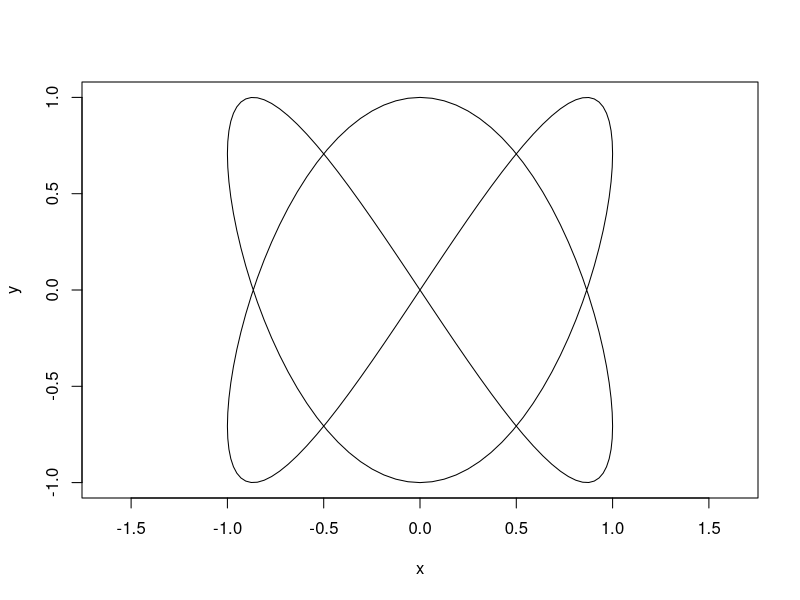
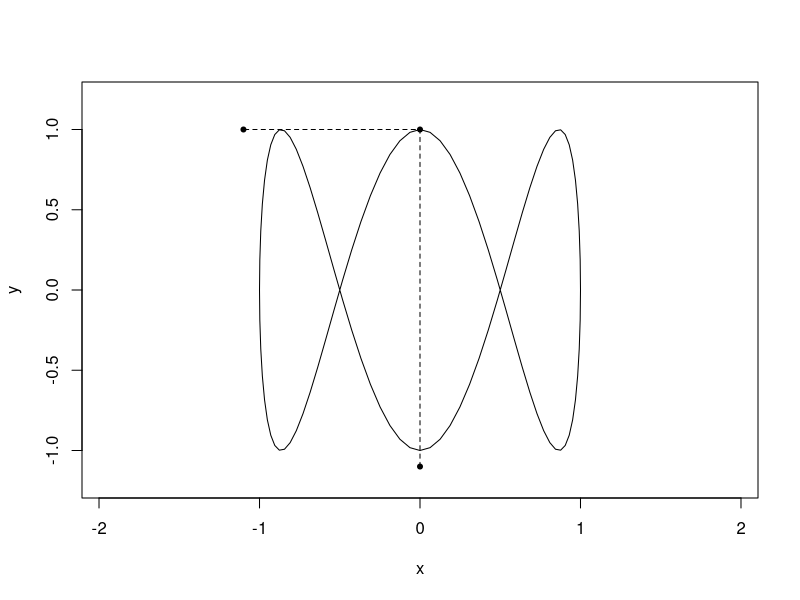
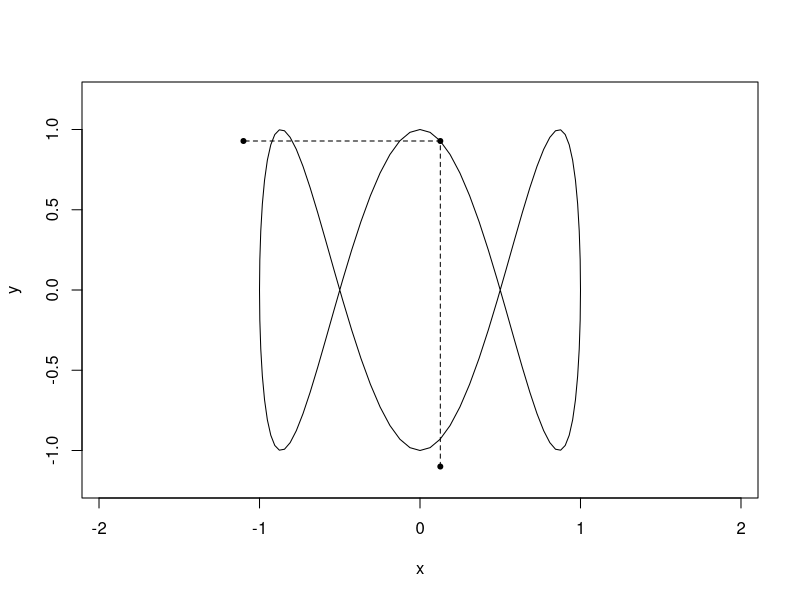
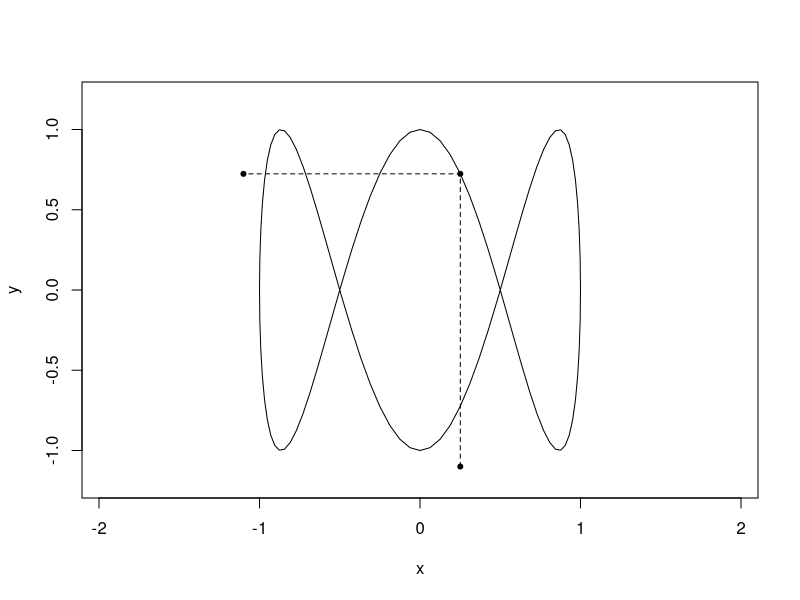
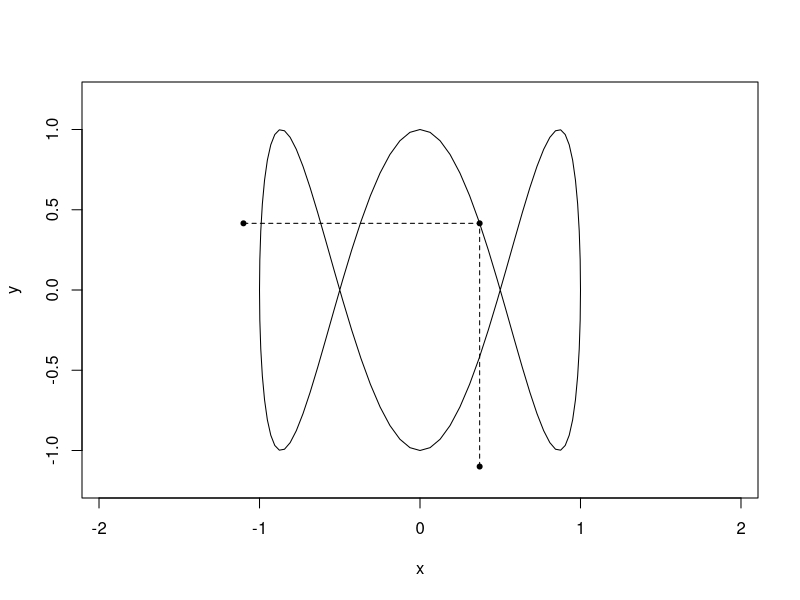
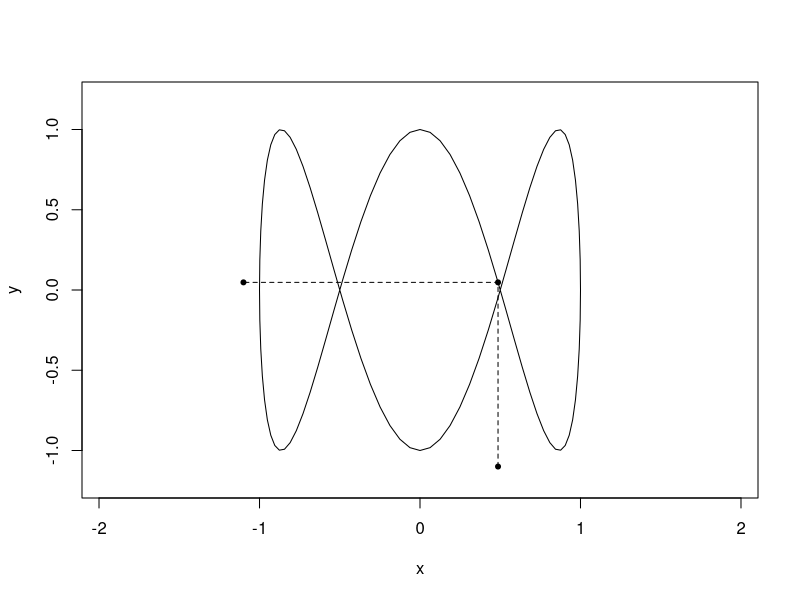
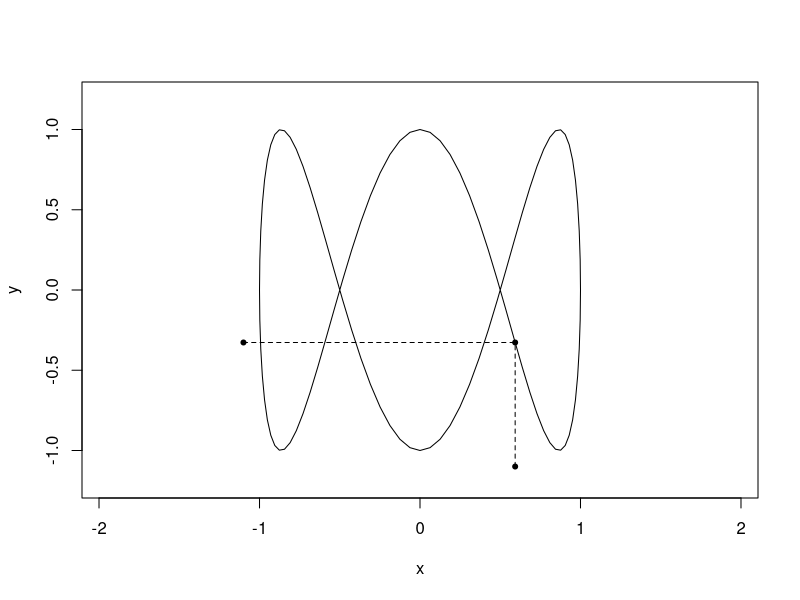
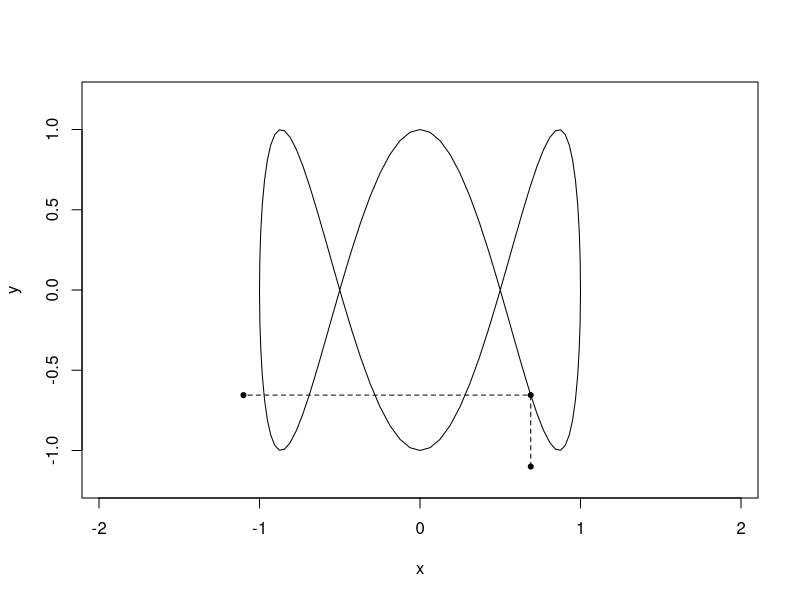

Recreate these plots in R, in order.
## ---- chunk 1
t = seq(0,10,0.01)

x = sin(2*pi*t)
y = cos(3*pi*t)

plot(x,y,type="l",asp=1)

## ---- chunk 2
t = seq(0,2,0.01)
x = sin(2*pi*t)
y = cos(6*pi*t)
limits = c(-1,1)

for(i in seq(0,2,l=100)){
  plot(x,y,type="l",asp=1,xlim=1.2*limits,ylim=1.2*limits)
  lines(x=c(sin(2*i*pi),sin(2*i*pi),-1.1),
        y=c(-1.1,cos(6*pi*i),cos(6*pi*i)),pch=20,type="o",lty="dashed")
  }


## ---- chunk 3
for(i in 1:4) for(j in 2:5){
  plot(x = sin(i*pi*t),
       y=cos(j*pi*t),
       type="l",asp=1,xlim=limits,ylim=limits,
       main=sprintf("i=%d; j=%d",i,j))
}

## ---- chunk 4
plot(NA, xlim=limits,ylim=limits,asp=1)
for(i in 1:4) for(j in 2:5){
  points(x = sin(i*pi*t),y=cos(j*pi*t),type="l")
}

## ---- chunk 5
par(mar=c(1,1,1,1))
plot(NA, xlim=limits,ylim=limits,asp=1,axes=F,ann=F)
for(i in 1:10) for(j in -10:10){
  points(x = sin(i*pi*t),
         y = cos(j*pi*t),type="l",
         lwd=5/(abs(i-j)+2),
         col=hsv(h=.5+j/20,
         s=1/(abs(i-j)+2),
         v=1-1/(abs(i-j)+2),
         alpha=1/(abs(i-j)+2)))
}

## ---- chunk 6
t = seq(0,10,0.001)
par(mar=c(1,1,1,1))
limits=c(-1,1)
plot(NA, xlim=limits,ylim=limits,asp=1,axes=F,ann=F)
for(i in 5) for(a in (-4:4)){
  points(x = sin(i*pi*t),
         y = cos(2*2^a*pi*t),type="l",
         lwd=2,
         col=hsv(h=.6,
                 s=.5,v=.5,
                 alpha=1/(abs(a)+1)))
}
## ---- chunk 7
t = seq(0,10,0.001)
par(mar=c(1,1,1,1))
limits=c(-1,1)
plot(NA, xlim=limits,ylim=limits,asp=1,axes=F,ann=F)
for(i in 5) for(a in (-4:4)){
  points(y = sin(i*pi*t)^3,
         x = cos(2*2^a*pi*t)^3,type="l",
         lwd=2,
         col=hsv(h=.6,
                 s=.5,v=.5,
                 alpha=1/(abs(a)+1)))
}

## ---- chunk 8
t = seq(0,50,l=1e4)
par(mar=c(1,1,1,1))
limits=c(-1,1)
plot(NA, xlim=limits,ylim=limits,asp=1,axes=F,ann=F)
for(i in 5) for(a in (-4:4)){
  points(y = sin(i*pi*t)^3,
         x = cos(2*2^a*pi*t)^3,type="p",
         cex=.5*runif(1000),
         pch=20,
         col=hsv(h=.6,
                 s=runif(1000),v=runif(1000),
                 alpha=runif(1000)/(abs(a)+1)))
}

## ---- chunk 9
set.seed(10072022)
N=3e4
t = seq(0,300,l=N)
par(mar=2*c(1,1,1,1),bg="#fafafa")
limits = c(-1,1)

plot(NA, xlim=limits,ylim=limits,ax=F,an=F)
for(j in 2*3^(seq(-4,4,1))){
  points(y = sin(5*pi*t)^3,
         x = cos(j*pi*t)^3,
         type="p",
         pch=20,
         cex=rnorm(N)^1.0*.4*cos(t*pi/4+pi/3)+.05*(j==6)+.1*(j==2), # Random size
         col=hsv(h=rnorm(N,.7,.1)%%1, # Random hue
                 s=runif(N,0,1),      # Random saturation
                 v=runif(N,0,1),      # Random value
                 alpha=runif(N)))}    # Random alpha
